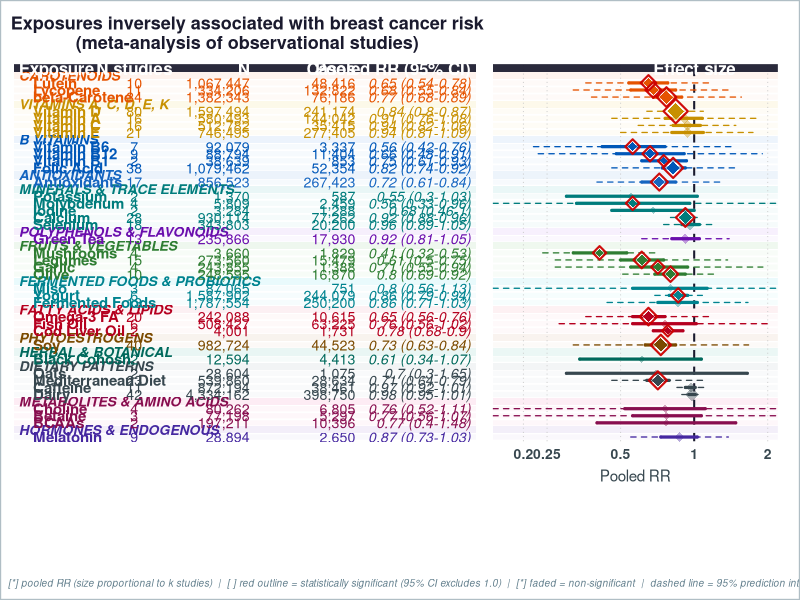
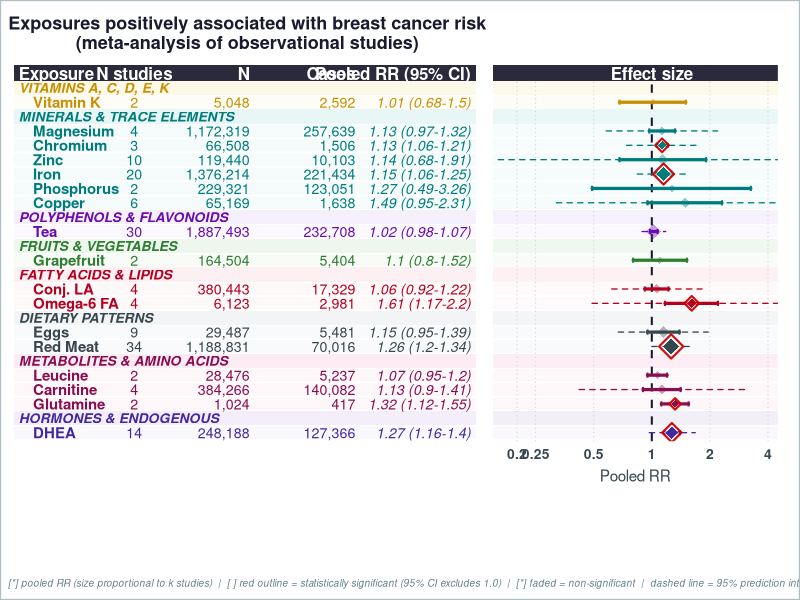
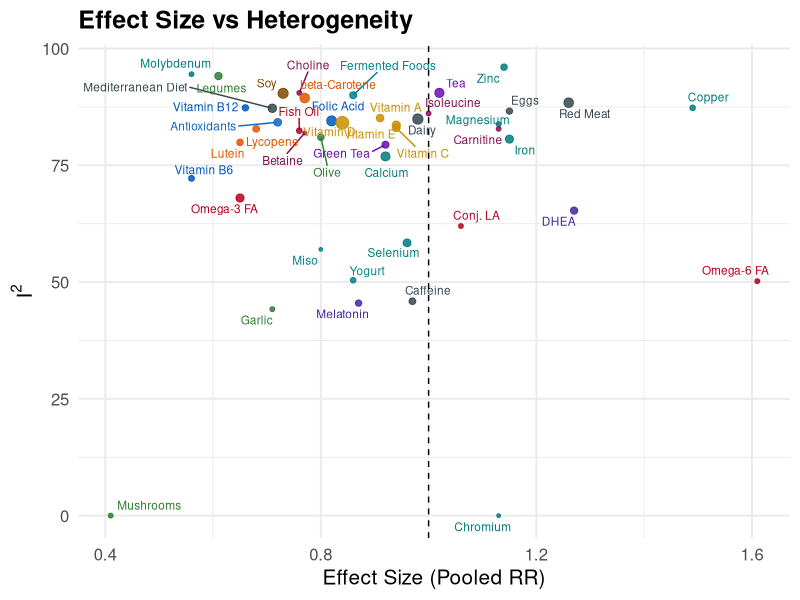
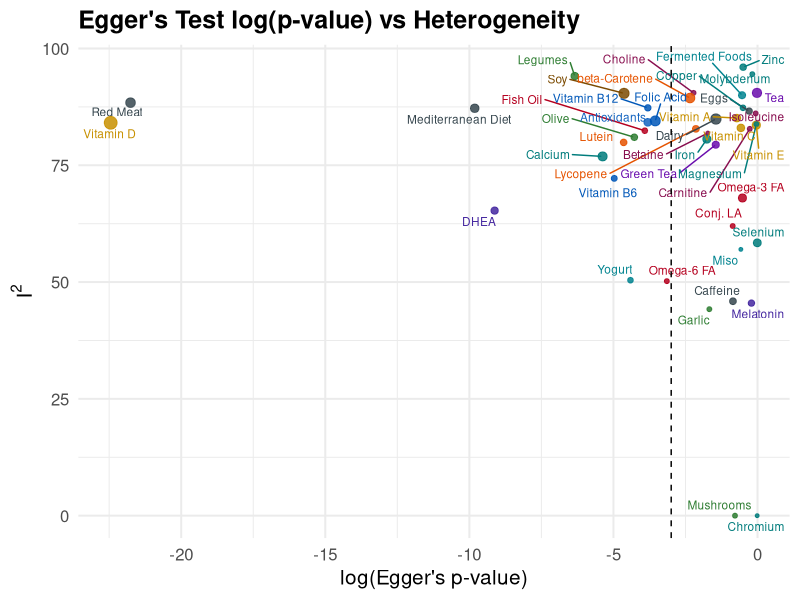

These charts were generated, in order, by the following R code:
# =============================================================================
# Combined analysis plots — Forest plots + Scatter diagnostic plots
# Data: exposures_meta_analysis_final_combined.xlsx
# =============================================================================

library(tidyverse)
library(scales)
library(readxl)
library(stringr)
library(cowplot)
library(ggtext)
library(ggrepel)
library(patchwork)

for (pkg in c("ggtext", "cowplot", "ggrepel", "patchwork")) {
  if (!requireNamespace(pkg, quietly = TRUE)) install.packages(pkg)
}

output_dir <- "."
dir.create(output_dir, showWarnings = FALSE, recursive = TRUE)

# =============================================================================
# 1. Read & clean data
# =============================================================================

raw <- read_excel("exposures_meta_analysis_final_combined.xlsx")

# Standardise column names
names(raw) <- c(
  "Exposure", "n_studies", "pooled_es_num",
  "ci_low", "ci_high",
  "pi_low", "pi_high",
  "I2", "eggers_p",
  "Total_N", "N_cases"
)

dat_clean <- raw %>%
  mutate(
    # Reconstruct a display string  "OR (low–high)" for the table column
    pooled_ci_lab = paste0(
      pooled_es_num,
      " (", ci_low, "-", ci_high, ")"
    ),
    N_lab     = comma(Total_N),
    Cases_lab = comma(N_cases),
    sig = ifelse((ci_high < 1 | ci_low > 1), "Significant", "Not significant"),
    direction = case_when(
      pooled_es_num < 1 ~ "Protective",
      pooled_es_num > 1 ~ "Harmful",
      TRUE              ~ "Neutral"
    )
  )

# =============================================================================
# 2. Group mapping, order & colour palettes  (unchanged from original)
# =============================================================================

group_map <- tribble(
  ~Exposure,                  ~Group,
  "eggs",                     "Dietary Patterns",
  "dairy",                    "Dietary Patterns",
  "red_meat",             "Dietary Patterns",
  "fermented_foods",          "Fermented Foods & Probiotics",
  "skyr",                     "Fermented Foods & Probiotics",
  "hemp_seeds",               "Fatty Acids & Lipids",
  "kefir",                    "Fermented Foods & Probiotics",
  "legumes",                  "Fruits & Vegetables",
  "chia_seeds",               "Fatty Acids & Lipids",
  "oats",                     "Dietary Patterns",
  "flax",                     "Phytoestrogens",
  "vitamin_b2",               "B Vitamins",
  "cesium",                   "Minerals & Trace Elements",
  "quercetin",                "Polyphenols & Flavonoids",
  "vitamin_b6",               "B Vitamins",
  "fish_oil",                 "Fatty Acids & Lipids",
  "grape",                    "Fruits & Vegetables",
  "lutein",                   "Carotenoids",
  "molybdenum",               "Minerals & Trace Elements",
  "garlic",                   "Fruits & Vegetables",
  "lycopene",                 "Carotenoids",
  "soy",                      "Phytoestrogens",
  "pantothenic_acid",         "B Vitamins",
  "resveratrol",              "Polyphenols & Flavonoids",
  "vitamin_a",                "Vitamins A, C, D, E, K",
  "vitamin_b1",               "B Vitamins",
  "mediterranean_diet",       "Dietary Patterns",
  "cod_liver_oil",            "Fatty Acids & Lipids",
  "antioxidants",             "Antioxidants",
  "betaine",                  "Metabolites & Amino Acids",
  "beta-carotene",            "Carotenoids",
  "choline",                  "Metabolites & Amino Acids",
  "magnesium",                "Minerals & Trace Elements",
  "olive",                    "Fruits & Vegetables",
  "vitamin_c",                "Vitamins A, C, D, E, K",
  "flaxseed",                 "Phytoestrogens",
  "iodine",                   "Minerals & Trace Elements",
  "green_tea",                "Polyphenols & Flavonoids",
  "mushrooms",                "Fruits & Vegetables",
  "calcium",                  "Minerals & Trace Elements",
  "copper",                   "Minerals & Trace Elements",
  "folic_acid",               "B Vitamins",
  "selenium",                 "Minerals & Trace Elements",
  "potassium",                "Minerals & Trace Elements",
  "vitamin_b12",              "B Vitamins",
  "tea",                      "Polyphenols & Flavonoids",
  "mineral_supplements",      "Minerals & Trace Elements",
  "papaya",                   "Fruits & Vegetables",
  "bcaas",                    "Metabolites & Amino Acids",
  "vitamin_e",                "Vitamins A, C, D, E, K",
  "vitamin_d",                "Vitamins A, C, D, E, K",
  "omega-3_fatty_acids",      "Fatty Acids & Lipids",
  "caffeine",                 "Dietary Patterns",
  "leucine",                  "Metabolites & Amino Acids",
  "iron",                     "Minerals & Trace Elements",
  "isoleucine",               "Metabolites & Amino Acids",
  "protein_intake",           "Metabolites & Amino Acids",
  "conjugated_linoleic_acid", "Fatty Acids & Lipids",
  "grapefruit",               "Fruits & Vegetables",
  "creatine",                 "Metabolites & Amino Acids",
  "chromium",                 "Minerals & Trace Elements",
  "glutamine",                "Metabolites & Amino Acids",
  "melatonin",                "Hormones & Endogenous",
  "vitamin_k",                "Vitamins A, C, D, E, K",
  "zinc",                     "Minerals & Trace Elements",
  "carnitine",                "Metabolites & Amino Acids",
  "dehydroepiandrosterone",   "Hormones & Endogenous",
  "cannabidiol",              "Herbal & Botanical",
  "phosphorus",               "Minerals & Trace Elements",
  "ginseng",                  "Herbal & Botanical",
  "vitamin_b3",               "B Vitamins",
  "omega-6_fatty_acids",      "Fatty Acids & Lipids",
  "ginkgo",                   "Herbal & Botanical",
  "coenzyme_q10",             "Antioxidants",
  "sauerkraut",               "Fermented Foods & Probiotics",
  "red_clover",               "Phytoestrogens",
  "black_cohosh",             "Herbal & Botanical",
  "n-acetylcysteine",         "Antioxidants",
  "miso",                     "Fermented Foods & Probiotics",
  "manganese",                "Minerals & Trace Elements",
  "yogurt",                   "Fermented Foods & Probiotics",
  "glucosamine",              "Metabolites & Amino Acids",
  "sage",                     "Herbal & Botanical",
  "pickled_vegetables",       "Fermented Foods & Probiotics",
  "lactobacillus",            "Fermented Foods & Probiotics"
)

group_order <- c(
  "Carotenoids",
  "Vitamins A, C, D, E, K",
  "B Vitamins",
  "Antioxidants",
  "Minerals & Trace Elements",
  "Polyphenols & Flavonoids",
  "Fruits & Vegetables",
  "Fermented Foods & Probiotics",
  "Fatty Acids & Lipids",
  "Phytoestrogens",
  "Herbal & Botanical",
  "Dietary Patterns",
  "Metabolites & Amino Acids",
  "Hormones & Endogenous"
)

group_colors <- c(
  "B Vitamins"               = "#0057B8",
  "Carotenoids"              = "#E55300",
  "Minerals & Trace Elements"= "#007C7C",
  "Fruits & Vegetables"      = "#2E7D32",
  "Vitamins A, C, D, E, K"     = "#C79000",
  "Polyphenols & Flavonoids" = "#6A0DAD",
  "Fermented Foods & Probiotics" = "#00838F",
  "Fatty Acids & Lipids"     = "#B5001F",
  "Phytoestrogens"           = "#7B4A00",
  "Dietary Patterns"         = "#37474F",
  "Herbal & Botanical"       = "#00695C",
  "Metabolites & Amino Acids"= "#880E4F",
  "Hormones & Endogenous"    = "#4527A0",
  "Antioxidants"             = "#1565C0",
  "Other"                    = "#424242"
)

group_bg <- c(
  "B Vitamins"               = "#E3EEFA",
  "Carotenoids"              = "#FDEEE6",
  "Minerals & Trace Elements"= "#DFF2F2",
  "Fruits & Vegetables"      = "#E6F4E6",
  "Vitamins A, C, D, E, K"     = "#FBF6E0",
  "Polyphenols & Flavonoids" = "#F2E8FB",
  "Fermented Foods & Probiotics" = "#E0F7FA",
  "Fatty Acids & Lipids"     = "#FBEAED",
  "Phytoestrogens"           = "#F5EDE6",
  "Dietary Patterns"         = "#ECEFF1",
  "Herbal & Botanical"       = "#E0F2EF",
  "Metabolites & Amino Acids"= "#FCE4EF",
  "Hormones & Endogenous"    = "#EDE7F6",
  "Antioxidants"             = "#E3EEF9",
  "Other"                    = "#F5F5F5"
)

missing_group_map <- setdiff(unique(dat_clean$Exposure), group_map$Exposure)
if (length(missing_group_map) > 0) {
  stop(
    "Missing exposure group mapping for: ",
    paste(sort(missing_group_map), collapse = ", ")
  )
}

# =============================================================================
# 3. Helper: pretty exposure labels
# =============================================================================

prettify_exposure <- function(x) {
  x %>%
    str_replace_all("_", " ") %>%
    str_to_title() %>%
    str_replace("Bcaas",                   "BCAAs") %>%
    str_replace("Beta-Carotene",            "beta-Carotene") %>%
    str_replace("Omega-3 Fatty Acids",      "Omega-3 FA") %>%
    str_replace("Omega-6 Fatty Acids",      "Omega-6 FA") %>%
    str_replace("Conjugated Linoleic Acid", "Conj. LA") %>%
    str_replace("Mineral Supplements",      "Minerals") %>%
    str_replace("Dehydroepiandrosterone",   "DHEA")
}

# =============================================================================
# 4. Forest plot helpers  (identical logic to original)
# =============================================================================

prepare_dat <- function(dat_clean, dir) {
  dat_clean %>%
    filter(n_studies > 1) %>%
    left_join(group_map, by = "Exposure") %>%
    mutate(
      Group          = replace_na(Group, "Other"),
      Exposure_label = prettify_exposure(Exposure),
      Group          = factor(Group, levels = c(group_order, "Other"))
    ) %>%
    filter(direction == dir) %>%
    arrange(Group, pooled_es_num) %>%
    mutate(row = row_number())
}

build_plot_rows <- function(df) {
  groups_present <- df %>%
    group_by(Group) %>%
    summarise(n = n(), .groups = "drop") %>%
    arrange(match(Group, c(group_order, "Other")))
  
  plot_row   <- integer(nrow(df))
  label_rows <- list()
  current_row <- 1
  
  for (i in seq_len(nrow(groups_present))) {
    grp   <- as.character(groups_present$Group[i])
    n_grp <- groups_present$n[i]
    
    label_rows[[i]] <- tibble(plot_row = current_row, Group = grp, is_label = TRUE)
    current_row <- current_row + 1
    
    idx <- which(as.character(df$Group) == grp)
    plot_row[idx] <- seq(current_row, current_row + n_grp - 1)
    current_row <- current_row + n_grp
  }
  
  df$plot_row <- plot_row
  list(df = df, labels = bind_rows(label_rows), total_rows = current_row - 1)
}

# ---- Table panel ----
make_table_panel <- function(df, label_df, total_rows, title_text, fs = 3.8) {
  header_y <- 0
  y_lim    <- c(total_rows + 0.6, -0.65)
  
  ggplot() +
    geom_rect(data = df,
              aes(ymin = plot_row - 0.5, ymax = plot_row + 0.5,
                  xmin = -0.05, xmax = 4.75, fill = as.character(Group)),
              alpha = 0.30, inherit.aes = FALSE) +
    scale_fill_manual(values = group_bg, guide = "none") +
    geom_hline(yintercept = seq(0.5, total_rows + 0.5, 1),
               color = "white", linewidth = 0.6) +
    geom_rect(data = label_df,
              aes(ymin = plot_row - 0.5, ymax = plot_row + 0.5,
                  xmin = -0.05, xmax = 4.75, fill = Group),
              alpha = 0.70, inherit.aes = FALSE) +
    geom_text(data = label_df,
              aes(x = 0.0, y = plot_row, label = toupper(Group), color = Group),
              hjust = 0, size = fs - 0.3, fontface = "bold.italic", inherit.aes = FALSE) +
    scale_color_manual(values = group_colors, guide = "none") +
    geom_text(data = df,
              aes(x = 0.15, y = plot_row, label = Exposure_label,
                  color = as.character(Group)),
              hjust = 0, size = fs, fontface = "bold", inherit.aes = FALSE) +
    geom_text(data = df,
              aes(x = 1.2, y = plot_row, label = as.character(n_studies),
                  color = as.character(Group)),
              hjust = 0.5, size = fs - 0.2, inherit.aes = FALSE) +
    geom_text(data = df,
              aes(x = 2.4, y = plot_row, label = N_lab,
                  color = as.character(Group)),
              hjust = 1, size = fs - 0.2, inherit.aes = FALSE) +
    geom_text(data = df,
              aes(x = 3.5, y = plot_row, label = Cases_lab,
                  color = as.character(Group)),
              hjust = 1, size = fs - 0.2, inherit.aes = FALSE) +
    geom_text(data = df,
              aes(x = 4.7, y = plot_row, label = pooled_ci_lab,
                  color = as.character(Group)),
              hjust = 1, size = fs - 0.2, fontface = "italic", inherit.aes = FALSE) +
    annotate("rect",
             xmin = -0.05, xmax = 4.75, ymin = -0.60, ymax = 0.50,
             fill = "#1A1A2E", alpha = 0.93) +
    annotate("text", x = 0.0, y = header_y, label = "Exposure",
             hjust = 0, fontface = "bold", size = fs + 0.5, color = "white") +
    annotate("text", x = 1.2, y = header_y, label = "N studies",
             hjust = 0.5, fontface = "bold", size = fs + 0.5, color = "white") +
    annotate("text", x = 2.4, y = header_y, label = "N",
             hjust = 1, fontface = "bold", size = fs + 0.5, color = "white") +
    annotate("text", x = 3.5, y = header_y, label = "Cases",
             hjust = 1, fontface = "bold", size = fs + 0.5, color = "white") +
    annotate("text", x = 4.7, y = header_y, label = "Pooled RR (95% CI)",
             hjust = 1, fontface = "bold", size = fs + 0.5, color = "white") +
    scale_x_continuous(limits = c(-0.05, 4.8), expand = c(0, 0)) +
    scale_y_continuous(limits = y_lim, trans = "reverse", expand = c(0, 0)) +
    labs(title = title_text) +
    theme_void() +
    theme(
      plot.title      = element_text(face = "bold", hjust = 0.5, size = 13,
                                     color = "#1A1A2E", margin = margin(b = 8, t = 4)),
      plot.background = element_rect(fill = "white", color = NA),
      plot.margin     = margin(8, 4, 8, 10)
    )
}

# ---- Forest panel ----
make_forest_panel <- function(df, label_df, total_rows, xlim_max = 2.5, fs = 3.8) {
  header_y <- 0
  y_lim    <- c(total_rows + 0.6, -0.65)
  # Forest panel x-axis settings
  xlim_min <- 0.15
  x_breaks_all <- c(0.2, 0.25, 0.5, 1, 2, 4)
  x_breaks <- x_breaks_all[x_breaks_all >= xlim_min & x_breaks_all <= xlim_max]
  ggplot() +
    geom_rect(data = df,
              aes(ymin = plot_row - 0.5, ymax = plot_row + 0.5,
                  xmin = xlim_min, xmax = xlim_max, fill = as.character(Group)),
              alpha = 0.28, inherit.aes = FALSE) +
    scale_fill_manual(values = group_bg, guide = "none") +
    geom_hline(yintercept = seq(0.5, total_rows + 0.5, 1),
               color = "white", linewidth = 0.6) +
    geom_rect(data = label_df,
              aes(ymin = plot_row - 0.5, ymax = plot_row + 0.5,
                  xmin = xlim_min, xmax = xlim_max, fill = Group),
              alpha = 0.65, inherit.aes = FALSE) +
    geom_vline(xintercept = x_breaks[x_breaks != 1],
               color = "grey78", linewidth = 0.3, linetype = "dotted") +
    geom_vline(xintercept = 1,
               linetype = "dashed", linewidth = 0.7, color = "#1A1A2E") +
    # CI whiskers
    # CI whisker (main horizontal line)
    geom_segment(data = df,
                 aes(x    = pmax(ci_low,  xlim_min),
                     xend = pmin(ci_high, xlim_max),
                     y = plot_row, yend = plot_row,
                     color = as.character(Group)),
                 linewidth = 1.1, lineend = "round", inherit.aes = FALSE) +
    
    # Left end-cap tick — only draw if ci_low is within range
    geom_segment(data = df %>% filter(ci_low >= xlim_min),
                 aes(x = ci_low, xend = ci_low,
                     y = plot_row - 0.18, yend = plot_row + 0.18,
                     color = as.character(Group)),
                 linewidth = 0.7, inherit.aes = FALSE) +
    
    # Right end-cap tick — only draw if ci_high is within range
    geom_segment(data = df %>% filter(ci_high <= xlim_max),
                 aes(x = ci_high, xend = ci_high,
                     y = plot_row - 0.18, yend = plot_row + 0.18,
                     color = as.character(Group)),
                 linewidth = 0.7, inherit.aes = FALSE) +
    # Prediction interval whiskers (dashed, thinner) — only where available
    geom_segment(data = df %>% filter(!is.na(pi_low) & !is.na(pi_high)),
                 aes(x = pmax(pi_low, xlim_min), xend = pmin(pi_high, xlim_max),
                     y = plot_row, yend = plot_row,
                     color = as.character(Group)),
                 linewidth = 0.45, linetype = "dashed",
                 lineend = "round", inherit.aes = FALSE) +
    # Non-significant diamonds
    geom_point(data = df %>% filter(sig == "Not significant"),
               aes(x = pooled_es_num, y = plot_row,
                   color = as.character(Group), size = n_studies),
               shape = 18, alpha = 0.38, inherit.aes = FALSE) +
    # Significant: white halo + coloured diamond + red outline
    geom_point(data = df %>% filter(sig == "Significant"),
               aes(x = pooled_es_num, y = plot_row, size = n_studies * 1.9),
               shape = 18, color = "white", alpha = 0.55, inherit.aes = FALSE) +
    geom_point(data = df %>% filter(sig == "Significant"),
               aes(x = pooled_es_num, y = plot_row,
                   color = as.character(Group), size = n_studies),
               shape = 18, alpha = 1.0, inherit.aes = FALSE) +
    geom_point(data = df %>% filter(sig == "Significant"),
               aes(x = pooled_es_num, y = plot_row, size = n_studies * 0.9),
               shape = 5, color = "#CC0000", stroke = 1.1, alpha = 0.95,
               inherit.aes = FALSE) +
    # Header bar
    annotate("rect",
             xmin = xlim_min, xmax = xlim_max, ymin = -0.60, ymax = 0.50,
             fill = "#1A1A2E", alpha = 0.93) +
    annotate("text", x = 1, y = header_y, label = "Effect size", hjust = 0.5,
             fontface = "bold", size = fs + 0.5, color = "white") +
    scale_x_log10(
      limits = c(xlim_min, xlim_max),
      breaks = x_breaks,
      labels = as.character(x_breaks),
      expand = c(0, 0)
    )+
    scale_y_continuous(limits = y_lim, trans = "reverse", expand = c(0, 0)) +
    scale_color_manual(
      values = group_colors,
      name   = "Exposure group",
      guide  = guide_legend(
        ncol           = 5,
        override.aes   = list(shape = 15, size = 4.8, alpha = 1),
        title.position = "top",
        title.hjust    = 0,
        byrow          = TRUE
      )
    ) +
    scale_size_continuous(range = c(2.0, 6.5), guide = "none") +
    labs(x = "Pooled RR", y = NULL) +
    theme_minimal(base_size = 11) +
    theme(
      axis.text.y      = element_blank(),
      axis.ticks.y     = element_blank(),
      axis.text.x      = element_text(size = 10, color = "#37474F", face = "bold"),
      axis.title.x     = element_text(size = 11, color = "#37474F", margin = margin(t = 6)),
      panel.grid       = element_blank(),
      legend.position  = "bottom",
      legend.text      = element_text(size = 8.2,  color = "#1A1A2E"),
      legend.title     = element_text(size = 9.2, color = "#1A1A2E", face = "bold"),
      legend.key.size  = unit(0.48, "cm"),
      legend.spacing.x = unit(0.28, "cm"),
      legend.margin    = margin(t = 2, r = 0, b = 2, l = 0),
      plot.background  = element_rect(fill = "white", color = NA),
      plot.margin      = margin(8, 16, 8, 2)
    )
}

# ---- Caption ----
make_caption <- function(direction) {
  side <- if (direction == "Protective") {
    "RR < 1 = inversely associated with breast cancer risk."
  } else {
    "RR > 1 = positively associated with breast cancer risk."
  }
  paste0(
    "[*] pooled RR (size proportional to k studies)  |  ",
    "[ ] red outline = statistically significant (95% CI excludes 1.0)  |  ",
    "[*] faded = non-significant  |  dashed line = 95% prediction interval  |  "
  )
}

# ---- Compose & save ----
save_forest_figure <- function(direction, title_text, xlim_max, filename) {
  output_path <- file.path(output_dir, filename)
  df_raw     <- prepare_dat(dat_clean, direction)
  built      <- build_plot_rows(df_raw)
  df         <- built$df
  label_df   <- built$labels
  total_rows <- built$total_rows
  
  tbl        <- make_table_panel(df, label_df, total_rows, title_text)
  fst        <- make_forest_panel(df, label_df, total_rows, xlim_max)
  legend_grob <- get_legend(fst)
  fst_no_leg  <- fst + theme(legend.position = "none")
  
  caption_grob <- ggdraw() +
    draw_label(make_caption(direction),
               x = 0.01, hjust = 0, size = 7.2,
               color = "#607D8B", fontface = "italic")
  
  combined <- plot_grid(
    plot_grid(tbl, fst_no_leg,
              ncol = 2, rel_widths = c(1.55, 1),
              align = "h", axis = "tb"),
    legend_grob,
    caption_grob,
    ncol        = 1,
    rel_heights = c(1, 0.14, 0.07)
  )
  
  final <- ggdraw(combined) +
    draw_line(x = c(0, 1, 1, 0, 0),
              y = c(0, 0, 1, 1, 0),
              color = "#B0BEC5", linewidth = 0.8)
  
  ggsave(output_path,
         plot = final, width = 297, height = 250,
         units = "mm", device = "pdf", dpi = 300)
  message("Saved: ", output_path)
  invisible(final)
}

# =============================================================================
# 5. Scatter / diagnostic plots  (Plot.R style, adapted for new columns)
#    Two separate functions — one per plot
# =============================================================================

# Shared helper: build the filtered + labelled data frame
build_scatter_df <- function(dat_clean, min_studies = 2) {
  dat_clean %>%
    filter(n_studies > min_studies) %>%
    left_join(group_map, by = "Exposure") %>%
    mutate(
      Group          = replace_na(Group, "Other"),
      Group          = factor(Group, levels = c(group_order, "Other")),
      exposure_label = prettify_exposure(Exposure),
      log_eggers_p   = log(eggers_p)   # natural log, same as original
    )
}

# ---- Plot 1: Effect Size vs I² ----
make_es_heterogeneity_plot <- function(dat_clean, min_studies = 2,
                                       filename = "plot_es_vs_heterogeneity.pdf") {
  output_path <- file.path(output_dir, filename)
  
  plot_df <- build_scatter_df(dat_clean, min_studies)
  
  p <- ggplot(plot_df,
              aes(x = pooled_es_num, y = I2, color = as.character(Group))) +
    geom_point(aes(size = n_studies), alpha = 0.85) +
    geom_text_repel(aes(label = exposure_label), size = 3, max.overlaps = 20) +
    geom_vline(xintercept = 1, linetype = "dashed") +
    scale_color_manual(values = group_colors, guide = "none") +
    scale_size_continuous(range = c(1, 4), name = "Number of studies") +
    labs(
      title = "Effect Size vs Heterogeneity",
      x     = "Effect Size (Pooled RR)",
      y     = expression(I^2)
    ) +
    theme_minimal(base_size = 15) +
    theme(
      legend.position = "none",
      plot.title      = element_text(face = "bold")
    )
  
  ggsave(output_path,
         plot = p, width = 210, height = 210,
         units = "mm", device = "pdf", dpi = 300)
  message("Saved: ", output_path)
  invisible(p)
}

# ---- Plot 2: log(Egger's p-value) vs I² ----
make_eggers_heterogeneity_plot <- function(dat_clean, min_studies = 2,
                                           filename = "plot_eggers_vs_heterogeneity.pdf") {
  output_path <- file.path(output_dir, filename)
  
  plot_df <- build_scatter_df(dat_clean, min_studies) %>%
    filter(!is.na(log_eggers_p))
  
  p <- ggplot(plot_df,
              aes(x = log_eggers_p, y = I2, color = as.character(Group))) +
    geom_point(aes(size = n_studies), alpha = 0.85) +
    geom_text_repel(aes(label = exposure_label), size = 3, max.overlaps = 20) +
    geom_vline(xintercept = log(0.05), linetype = "dashed") +   # log(0.05) ≈ -2.996
    scale_color_manual(values = group_colors, guide = "none") +
    scale_size_continuous(range = c(1, 4), name = "Number of studies") +
    labs(
      title = "Egger's Test log(p-value) vs Heterogeneity",
      x     = "log(Egger's p-value)",
      y     = expression(I^2)
    ) +
    theme_minimal(base_size = 15) +
    theme(
      legend.position = "none",
      plot.title      = element_text(face = "bold")
    )
  
  ggsave(output_path,
         plot = p, width = 210, height = 210,
         units = "mm", device = "pdf", dpi = 300)
  message("Saved: ", output_path)
  invisible(p)
}

# =============================================================================
# 6. Render all figures
# =============================================================================

save_forest_figure(
  direction  = "Protective",
  title_text = "Exposures inversely associated with breast cancer risk\n(meta-analysis of observational studies)",
  xlim_max   = 2.2,
  filename   = "forest_protective.pdf"
)

save_forest_figure(
  direction  = "Harmful",
  title_text = "Exposures positively associated with breast cancer risk\n(meta-analysis of observational studies)",
  xlim_max   = 4.5,
  filename   = "forest_harmful.pdf"
)

make_es_heterogeneity_plot(
  dat_clean   = dat_clean,
  min_studies = 2,
  filename    = "plot_es_vs_heterogeneity.pdf"
)

make_eggers_heterogeneity_plot(
  dat_clean   = dat_clean,
  min_studies = 2,
  filename    = "plot_eggers_vs_heterogeneity.pdf"
)

message("All figures saved to: ", output_dir)
